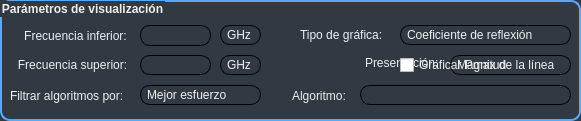
       <widget class="QGroupBox" name="gpbx_visualizacion">
        <property name="geometry">
         <rect>
          <x>10</x>
          <y>10</y>
          <width>581</width>
          <height>121</height>
         </rect>
        </property>
        <property name="styleSheet">
         <string notr="true">QGroupBox {
    background-color: rgb(49, 58, 67);
    border: 2px solid;
	border-color:rgb(85,170,255);
    border-radius: 10px;
    margin-top: 1ex; /* leave space at the top for the title */
	font-size: 12px;
    font-weight: bold;
}
QGroupBox::title {
color:rgb(238, 238, 238);
font: 75 12pt &quot;MS Shell Dlg 2&quot;;
}
</string>
        </property>
        <property name="title">
         <string>Parámetros de visualización</string>
        </property>
        <widget class="QLabel" name="lbl_fsv">
         <property name="geometry">
          <rect>
           <x>12</x>
           <y>55</y>
           <width>121</width>
           <height>20</height>
          </rect>
         </property>
         <property name="styleSheet">
          <string notr="true">color:rgb(238, 238, 238);
font: 75 10pt &quot;MS Shell Dlg 2&quot;;</string>
         </property>
         <property name="frameShape">
          <enum>QFrame::NoFrame</enum>
         </property>
         <property name="frameShadow">
          <enum>QFrame::Plain</enum>
         </property>
         <property name="lineWidth">
          <number>1</number>
         </property>
         <property name="midLineWidth">
          <number>0</number>
         </property>
         <property name="text">
          <string>Frecuencia superior:</string>
         </property>
         <property name="alignment">
          <set>Qt::AlignCenter</set>
         </property>
        </widget>
        <widget class="QLabel" name="lbl_tipografica">
         <property name="geometry">
          <rect>
           <x>300</x>
           <y>25</y>
           <width>91</width>
           <height>20</height>
          </rect>
         </property>
         <property name="toolTip">
          <string>&lt;html&gt;&lt;head/&gt;&lt;body&gt;&lt;p&gt;La respuesta en frecuencia está definida como el voltaje a la entrada de la impedancia de carga dividido entre el voltaje de salida del generador.&lt;/p&gt;&lt;/body&gt;&lt;/html&gt;</string>
         </property>
         <property name="styleSheet">
          <string notr="true">QLabel{
color:rgb(238, 238, 238);
font: 75 10pt &quot;MS Shell Dlg 2&quot;;
}
QToolTip{ 
background-color: rgb(79, 93, 108); 
color: rgb(238, 238, 238); 
border: black solid 2px;
}</string>
         </property>
         <property name="text">
          <string>Tipo de gráfica:</string>
         </property>
        </widget>
        <widget class="QLabel" name="lbl_fiv">
         <property name="geometry">
          <rect>
           <x>20</x>
           <y>25</y>
           <width>111</width>
           <height>21</height>
          </rect>
         </property>
         <property name="styleSheet">
          <string notr="true">color:rgb(238, 238, 238);
font: 75 10pt &quot;MS Shell Dlg 2&quot;;</string>
         </property>
         <property name="frameShape">
          <enum>QFrame::NoFrame</enum>
         </property>
         <property name="frameShadow">
          <enum>QFrame::Plain</enum>
         </property>
         <property name="lineWidth">
          <number>1</number>
         </property>
         <property name="midLineWidth">
          <number>0</number>
         </property>
         <property name="text">
          <string>Frecuencia inferior:</string>
         </property>
         <property name="alignment">
          <set>Qt::AlignCenter</set>
         </property>
        </widget>
        <widget class="QComboBox" name="cbx_presentaciongrafica">
         <property name="geometry">
          <rect>
           <x>450</x>
           <y>55</y>
           <width>121</width>
           <height>20</height>
          </rect>
         </property>
         <property name="styleSheet">
          <string notr="true">QComboBox {
    border:1px solid rgb(0, 0, 0);
   	border-radius: 10px;
	color:rgb(238, 238, 238);
	font: 75 10pt &quot;MS Shell Dlg 2&quot;;
	background-color: rgb(49, 58, 67);
    padding-left: 6px;
}

QComboBox:hover{
	border: 1px solid rgb(85,170,255);
}

QComboBox:focus{
	border: 1px solid rgb(85,170,255);
}

QComboBox::drop-down {    
    border-left-width: 0px;
    border-left-color: black;
    border-left-style: solid; 
	width:0px;
}

QComboBox QAbstractItemView {
    selection-background-color: rgb(85,170,255);
	selection-color: black;
	color: rgb(238, 238, 238);
	background-color: rgb(79, 93, 108);
}</string>
         </property>
         <item>
          <property name="text">
           <string>Magnitud</string>
          </property>
         </item>
         <item>
          <property name="text">
           <string>Fase</string>
          </property>
         </item>
         <item>
          <property name="text">
           <string>Parte real</string>
          </property>
         </item>
         <item>
          <property name="text">
           <string>Parte imaginaria</string>
          </property>
         </item>
        </widget>
        <widget class="QComboBox" name="cbx_tipografica">
         <property name="geometry">
          <rect>
           <x>400</x>
           <y>25</y>
           <width>171</width>
           <height>20</height>
          </rect>
         </property>
         <property name="styleSheet">
          <string notr="true">QComboBox {
    border:1px solid rgb(0, 0, 0);
   	border-radius: 10px;
	color:rgb(238, 238, 238);
	font: 75 10pt &quot;MS Shell Dlg 2&quot;;
	background-color: rgb(49, 58, 67);
    padding-left: 6px;
}

QComboBox:hover{
	border: 1px solid rgb(85,170,255);
}

QComboBox:focus{
	border: 1px solid rgb(85,170,255);
}

QComboBox::drop-down {    
    border-left-width: 0px;
    border-left-color: black;
    border-left-style: solid; 
	width:0px;
}

QComboBox QAbstractItemView {
    selection-background-color: rgb(85,170,255);
	selection-color: black;
	color: rgb(238, 238, 238);
	background-color: rgb(79, 93, 108);
}</string>
         </property>
         <item>
          <property name="text">
           <string>Coeficiente de reflexión</string>
          </property>
         </item>
         <item>
          <property name="text">
           <string>Impedancia vista</string>
          </property>
         </item>
         <item>
          <property name="text">
           <string>ROEV</string>
          </property>
         </item>
         <item>
          <property name="text">
           <string>Potencia activa promedio</string>
          </property>
         </item>
         <item>
          <property name="text">
           <string>Respuesta en frecuencia</string>
          </property>
         </item>
        </widget>
        <widget class="QLineEdit" name="linedit_fiv">
         <property name="geometry">
          <rect>
           <x>140</x>
           <y>25</y>
           <width>71</width>
           <height>21</height>
          </rect>
         </property>
         <property name="focusPolicy">
          <enum>Qt::StrongFocus</enum>
         </property>
         <property name="styleSheet">
          <string notr="true">QLineEdit{
border:1px solid rgb(0, 0, 0);
border-radius: 10px;
color:rgb(238, 238, 238);
font: 75 10pt &quot;MS Shell Dlg 2&quot;;
padding-left: 5px;
padding-right: 5px;
background-color: rgb(49, 58, 67);
}
QLineEdit:hover{
border: 1px solid rgb(85,170,255);
background-color:rgb(79, 93, 108);
}
QLineEdit:focus{
border: 1px solid rgb(85,170,255);
background-color:rgb(79, 93, 108);
}</string>
         </property>
        </widget>
        <widget class="QLabel" name="lbl_presentaciongrafica">
         <property name="geometry">
          <rect>
           <x>365</x>
           <y>55</y>
           <width>81</width>
           <height>16</height>
          </rect>
         </property>
         <property name="styleSheet">
          <string notr="true">color:rgb(238, 238, 238);
font: 75 10pt &quot;MS Shell Dlg 2&quot;;</string>
         </property>
         <property name="text">
          <string>Presentación:</string>
         </property>
        </widget>
        <widget class="QLineEdit" name="linedit_fsv">
         <property name="geometry">
          <rect>
           <x>140</x>
           <y>55</y>
           <width>71</width>
           <height>20</height>
          </rect>
         </property>
         <property name="focusPolicy">
          <enum>Qt::StrongFocus</enum>
         </property>
         <property name="styleSheet">
          <string notr="true">QLineEdit{
border:1px solid rgb(0, 0, 0);
border-radius: 10px;
color:rgb(238, 238, 238);
font: 75 10pt &quot;MS Shell Dlg 2&quot;;
padding-left: 5px;
padding-right: 5px;
background-color: rgb(49, 58, 67);
}
QLineEdit:hover{
border: 1px solid rgb(85,170,255);
background-color:rgb(79, 93, 108);
}
QLineEdit:focus{
border: 1px solid rgb(85,170,255);
background-color:rgb(79, 93, 108);
}</string>
         </property>
        </widget>
        <widget class="QComboBox" name="cbx_algoritmos">
         <property name="geometry">
          <rect>
           <x>360</x>
           <y>85</y>
           <width>211</width>
           <height>20</height>
          </rect>
         </property>
         <property name="styleSheet">
          <string notr="true">QComboBox {
    border:1px solid rgb(0, 0, 0);
   	border-radius: 10px;
	color:rgb(238, 238, 238);
	font: 75 10pt &quot;MS Shell Dlg 2&quot;;
	background-color: rgb(49, 58, 67);
    padding-left: 6px;
}

QComboBox:hover{
	border: 1px solid rgb(85,170,255);
}

QComboBox:focus{
	border: 1px solid rgb(85,170,255);
}

QComboBox::drop-down {    
    border-left-width: 0px;
    border-left-color: black;
    border-left-style: solid; 
	width:0px;
}

QComboBox QAbstractItemView {
    selection-background-color: rgb(85,170,255);
	selection-color: black;
	color: rgb(238, 238, 238);
	background-color: rgb(79, 93, 108);
}</string>
         </property>
        </widget>
        <widget class="QLabel" name="lbl_algoritmos">
         <property name="geometry">
          <rect>
           <x>292</x>
           <y>85</y>
           <width>61</width>
           <height>21</height>
          </rect>
         </property>
         <property name="styleSheet">
          <string notr="true">color:rgb(238, 238, 238);
font: 75 10pt &quot;MS Shell Dlg 2&quot;;</string>
         </property>
         <property name="text">
          <string>Algoritmo:</string>
         </property>
        </widget>
        <widget class="QComboBox" name="cbx_fiv">
         <property name="geometry">
          <rect>
           <x>220</x>
           <y>25</y>
           <width>41</width>
           <height>20</height>
          </rect>
         </property>
         <property name="sizePolicy">
          <sizepolicy hsizetype="Preferred" vsizetype="Preferred">
           <horstretch>0</horstretch>
           <verstretch>0</verstretch>
          </sizepolicy>
         </property>
         <property name="minimumSize">
          <size>
           <width>30</width>
           <height>0</height>
          </size>
         </property>
         <property name="maximumSize">
          <size>
           <width>81</width>
           <height>20</height>
          </size>
         </property>
         <property name="styleSheet">
          <string notr="true">QComboBox {
    border:1px solid rgb(0, 0, 0);
   	border-radius: 10px;
	color:rgb(238, 238, 238);
	font: 75 10pt &quot;MS Shell Dlg 2&quot;;
	background-color: rgb(49, 58, 67);
    padding-left: 6px;
}

QComboBox:hover{
	border: 1px solid rgb(85,170,255);
}

QComboBox:focus{
	border: 1px solid rgb(85,170,255);
}

QComboBox::drop-down {    
    border-left-width: 0px;
    border-left-color: black;
    border-left-style: solid; 
	width:0px;
}

QComboBox QAbstractItemView {
    selection-background-color: rgb(85,170,255);
	selection-color: black;
	color: rgb(238, 238, 238);
	background-color: rgb(79, 93, 108);
}</string>
         </property>
         <property name="iconSize">
          <size>
           <width>0</width>
           <height>0</height>
          </size>
         </property>
         <item>
          <property name="text">
           <string>GHz</string>
          </property>
         </item>
         <item>
          <property name="text">
           <string>MHz</string>
          </property>
         </item>
         <item>
          <property name="text">
           <string>kHz</string>
          </property>
         </item>
        </widget>
        <widget class="QComboBox" name="cbx_fsv">
         <property name="geometry">
          <rect>
           <x>220</x>
           <y>55</y>
           <width>41</width>
           <height>20</height>
          </rect>
         </property>
         <property name="sizePolicy">
          <sizepolicy hsizetype="Preferred" vsizetype="Preferred">
           <horstretch>0</horstretch>
           <verstretch>0</verstretch>
          </sizepolicy>
         </property>
         <property name="minimumSize">
          <size>
           <width>30</width>
           <height>0</height>
          </size>
         </property>
         <property name="maximumSize">
          <size>
           <width>81</width>
           <height>20</height>
          </size>
         </property>
         <property name="styleSheet">
          <string notr="true">QComboBox {
    border:1px solid rgb(0, 0, 0);
   	border-radius: 10px;
	color:rgb(238, 238, 238);
	font: 75 10pt &quot;MS Shell Dlg 2&quot;;
	background-color: rgb(49, 58, 67);
    padding-left: 6px;
}

QComboBox:hover{
	border: 1px solid rgb(85,170,255);
}

QComboBox:focus{
	border: 1px solid rgb(85,170,255);
}

QComboBox::drop-down {    
    border-left-width: 0px;
    border-left-color: black;
    border-left-style: solid; 
	width:0px;
}

QComboBox QAbstractItemView {
    selection-background-color: rgb(85,170,255);
	selection-color: black;
	color: rgb(238, 238, 238);
	background-color: rgb(79, 93, 108);
}</string>
         </property>
         <property name="iconSize">
          <size>
           <width>0</width>
           <height>0</height>
          </size>
         </property>
         <item>
          <property name="text">
           <string>GHz</string>
          </property>
         </item>
         <item>
          <property name="text">
           <string>MHz</string>
          </property>
         </item>
         <item>
          <property name="text">
           <string>kHz</string>
          </property>
         </item>
        </widget>
        <widget class="QComboBox" name="cbx_filtrar">
         <property name="geometry">
          <rect>
           <x>140</x>
           <y>85</y>
           <width>121</width>
           <height>20</height>
          </rect>
         </property>
         <property name="styleSheet">
          <string notr="true">QComboBox {
    border:1px solid rgb(0, 0, 0);
   	border-radius: 10px;
	color:rgb(238, 238, 238);
	font: 75 10pt &quot;MS Shell Dlg 2&quot;;
	background-color: rgb(49, 58, 67);
    padding-left: 6px;
}

QComboBox:hover{
	border: 1px solid rgb(85,170,255);
}

QComboBox:focus{
	border: 1px solid rgb(85,170,255);
}

QComboBox::drop-down {    
    border-left-width: 0px;
    border-left-color: black;
    border-left-style: solid; 
	width:0px;
}

QComboBox QAbstractItemView {
    selection-background-color: rgb(85,170,255);
	selection-color: black;
	color: rgb(238, 238, 238);
	background-color: rgb(79, 93, 108);
}</string>
         </property>
         <item>
          <property name="text">
           <string>Mejor esfuerzo</string>
          </property>
         </item>
         <item>
          <property name="text">
           <string>Modo estricto</string>
          </property>
         </item>
        </widget>
        <widget class="QLabel" name="lbl_filtrar">
         <property name="geometry">
          <rect>
           <x>10</x>
           <y>85</y>
           <width>131</width>
           <height>21</height>
          </rect>
         </property>
         <property name="toolTip">
          <string>&lt;html&gt;&lt;head/&gt;&lt;body&gt;&lt;p&gt;Modo estricto: Muestra sólo los algoritmos que hallaron una solución que satisface los requerimientos de adaptación.&lt;/p&gt;&lt;/body&gt;&lt;/html&gt;</string>
         </property>
         <property name="styleSheet">
          <string notr="true">QLabel{
color:rgb(238, 238, 238);
font: 75 10pt &quot;MS Shell Dlg 2&quot;;
}
QToolTip{ 
background-color: rgb(79, 93, 108); 
color: rgb(238, 238, 238); 
border: black solid 2px;
}</string>
         </property>
         <property name="text">
          <string>Filtrar algoritmos por:</string>
         </property>
        </widget>
        <widget class="QCheckBox" name="chkbx_Pmax">
         <property name="geometry">
          <rect>
           <x>400</x>
           <y>55</y>
           <width>161</width>
           <height>20</height>
          </rect>
         </property>
         <property name="minimumSize">
          <size>
           <width>30</width>
           <height>0</height>
          </size>
         </property>
         <property name="maximumSize">
          <size>
           <width>251</width>
           <height>16777215</height>
          </size>
         </property>
         <property name="styleSheet">
          <string notr="true">color:rgb(238, 238, 238);
font: 75 10pt &quot;MS Shell Dlg 2&quot;;
</string>
         </property>
         <property name="text">
          <string>Graficar Pmax de la línea</string>
         </property>
        </widget>
        <zorder>lbl_filtrar</zorder>
        <zorder>lbl_fsv</zorder>
        <zorder>lbl_tipografica</zorder>
        <zorder>lbl_fiv</zorder>
        <zorder>cbx_presentaciongrafica</zorder>
        <zorder>cbx_tipografica</zorder>
        <zorder>linedit_fiv</zorder>
        <zorder>lbl_presentaciongrafica</zorder>
        <zorder>linedit_fsv</zorder>
        <zorder>cbx_algoritmos</zorder>
        <zorder>lbl_algoritmos</zorder>
        <zorder>cbx_fiv</zorder>
        <zorder>cbx_fsv</zorder>
        <zorder>cbx_filtrar</zorder>
        <zorder>chkbx_Pmax</zorder>
       </widget>
